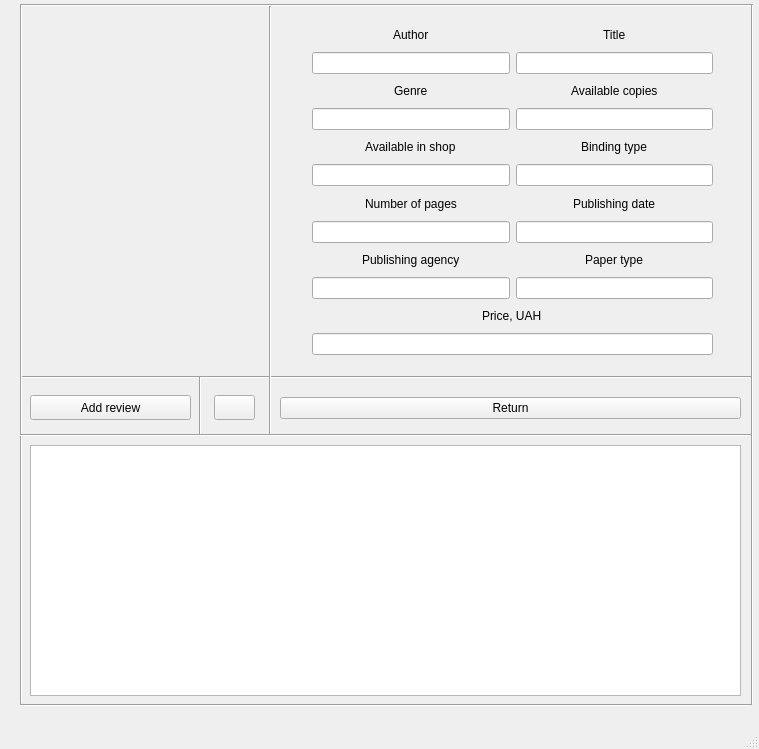
<?xml version="1.0" encoding="UTF-8"?>
<ui version="4.0">
 <class>MainWindow</class>
 <widget class="QMainWindow" name="MainWindow">
  <property name="geometry">
   <rect>
    <x>0</x>
    <y>0</y>
    <width>759</width>
    <height>749</height>
   </rect>
  </property>
  <property name="windowTitle">
   <string>MainWindow</string>
  </property>
  <widget class="QWidget" name="centralwidget">
   <widget class="Line" name="line">
    <property name="geometry">
     <rect>
      <x>20</x>
      <y>367</y>
      <width>731</width>
      <height>20</height>
     </rect>
    </property>
    <property name="orientation">
     <enum>Qt::Horizontal</enum>
    </property>
   </widget>
   <widget class="Line" name="line_2">
    <property name="geometry">
     <rect>
      <x>11</x>
      <y>4</y>
      <width>20</width>
      <height>700</height>
     </rect>
    </property>
    <property name="orientation">
     <enum>Qt::Vertical</enum>
    </property>
   </widget>
   <widget class="Line" name="line_3">
    <property name="geometry">
     <rect>
      <x>742</x>
      <y>4</y>
      <width>20</width>
      <height>701</height>
     </rect>
    </property>
    <property name="orientation">
     <enum>Qt::Vertical</enum>
    </property>
   </widget>
   <widget class="Line" name="line_4">
    <property name="geometry">
     <rect>
      <x>21</x>
      <y>-5</y>
      <width>731</width>
      <height>20</height>
     </rect>
    </property>
    <property name="orientation">
     <enum>Qt::Horizontal</enum>
    </property>
   </widget>
   <widget class="Line" name="line_5">
    <property name="geometry">
     <rect>
      <x>260</x>
      <y>6</y>
      <width>20</width>
      <height>429</height>
     </rect>
    </property>
    <property name="orientation">
     <enum>Qt::Vertical</enum>
    </property>
   </widget>
   <widget class="QWidget" name="gridLayoutWidget">
    <property name="geometry">
     <rect>
      <x>280</x>
      <y>391</y>
      <width>461</width>
      <height>34</height>
     </rect>
    </property>
    <layout class="QGridLayout" name="gridLayout">
     <item row="1" column="0">
      <widget class="QPushButton" name="return_button">
       <property name="layoutDirection">
        <enum>Qt::LeftToRight</enum>
       </property>
       <property name="text">
        <string>Return</string>
       </property>
       <property name="icon">
        <iconset>
         <normaloff>../frontend/images/check_mark.png</normaloff>../frontend/images/check_mark.png</iconset>
       </property>
       <property name="iconSize">
        <size>
         <width>32</width>
         <height>16</height>
        </size>
       </property>
      </widget>
     </item>
    </layout>
   </widget>
   <widget class="QLabel" name="book_image_label">
    <property name="geometry">
     <rect>
      <x>36</x>
      <y>25</y>
      <width>211</width>
      <height>331</height>
     </rect>
    </property>
    <property name="text">
     <string/>
    </property>
   </widget>
   <widget class="Line" name="line_7">
    <property name="geometry">
     <rect>
      <x>20</x>
      <y>695</y>
      <width>731</width>
      <height>20</height>
     </rect>
    </property>
    <property name="orientation">
     <enum>Qt::Horizontal</enum>
    </property>
   </widget>
   <widget class="QTableWidget" name="reviews_table">
    <property name="geometry">
     <rect>
      <x>30</x>
      <y>445</y>
      <width>711</width>
      <height>251</height>
     </rect>
    </property>
   </widget>
   <widget class="QPushButton" name="add_review_button">
    <property name="geometry">
     <rect>
      <x>30</x>
      <y>395</y>
      <width>161</width>
      <height>25</height>
     </rect>
    </property>
    <property name="text">
     <string>Add review</string>
    </property>
    <property name="icon">
     <iconset>
      <normaloff>../frontend/images/leave_review.png</normaloff>../frontend/images/leave_review.png</iconset>
    </property>
   </widget>
   <widget class="QPushButton" name="update_reviews_button">
    <property name="geometry">
     <rect>
      <x>214</x>
      <y>395</y>
      <width>41</width>
      <height>25</height>
     </rect>
    </property>
    <property name="text">
     <string/>
    </property>
    <property name="icon">
     <iconset>
      <normaloff>../frontend/images/update_icon.png</normaloff>../frontend/images/update_icon.png</iconset>
    </property>
   </widget>
   <widget class="Line" name="line_8">
    <property name="geometry">
     <rect>
      <x>20</x>
      <y>425</y>
      <width>731</width>
      <height>20</height>
     </rect>
    </property>
    <property name="orientation">
     <enum>Qt::Horizontal</enum>
    </property>
   </widget>
   <widget class="QWidget" name="layoutWidget">
    <property name="geometry">
     <rect>
      <x>312</x>
      <y>24</y>
      <width>401</width>
      <height>331</height>
     </rect>
    </property>
    <layout class="QGridLayout" name="book_info_left_layout">
     <item row="3" column="1">
      <widget class="QLineEdit" name="available_copies_line_edit">
       <property name="readOnly">
        <bool>true</bool>
       </property>
      </widget>
     </item>
     <item row="7" column="0">
      <widget class="QLineEdit" name="number_of_pages_line_edit">
       <property name="readOnly">
        <bool>true</bool>
       </property>
      </widget>
     </item>
     <item row="8" column="0" alignment="Qt::AlignHCenter">
      <widget class="QLabel" name="label">
       <property name="text">
        <string>Publishing agency</string>
       </property>
      </widget>
     </item>
     <item row="3" column="0">
      <widget class="QLineEdit" name="genre_line_edit">
       <property name="readOnly">
        <bool>true</bool>
       </property>
      </widget>
     </item>
     <item row="0" column="1" alignment="Qt::AlignHCenter">
      <widget class="QLabel" name="book_title_label">
       <property name="text">
        <string>Title</string>
       </property>
      </widget>
     </item>
     <item row="6" column="1" alignment="Qt::AlignHCenter">
      <widget class="QLabel" name="label_12">
       <property name="text">
        <string>Publishing date</string>
       </property>
      </widget>
     </item>
     <item row="2" column="0" alignment="Qt::AlignHCenter">
      <widget class="QLabel" name="book_genre_label">
       <property name="text">
        <string>Genre</string>
       </property>
      </widget>
     </item>
     <item row="1" column="1">
      <widget class="QLineEdit" name="title_line_edit">
       <property name="readOnly">
        <bool>true</bool>
       </property>
      </widget>
     </item>
     <item row="4" column="1" alignment="Qt::AlignHCenter">
      <widget class="QLabel" name="binding_type_label">
       <property name="text">
        <string>Binding type</string>
       </property>
      </widget>
     </item>
     <item row="7" column="1">
      <widget class="QLineEdit" name="publishing_date_line_edit">
       <property name="readOnly">
        <bool>true</bool>
       </property>
      </widget>
     </item>
     <item row="5" column="0">
      <widget class="QLineEdit" name="available_in_shop_line_edit">
       <property name="readOnly">
        <bool>true</bool>
       </property>
      </widget>
     </item>
     <item row="10" column="0">
      <widget class="QLineEdit" name="publishing_agency_line_edit"/>
     </item>
     <item row="0" column="0" alignment="Qt::AlignHCenter">
      <widget class="QLabel" name="author_label">
       <property name="text">
        <string>Author</string>
       </property>
      </widget>
     </item>
     <item row="1" column="0">
      <widget class="QLineEdit" name="author_line_edit">
       <property name="readOnly">
        <bool>true</bool>
       </property>
      </widget>
     </item>
     <item row="8" column="1" alignment="Qt::AlignHCenter">
      <widget class="QLabel" name="paper_type_label">
       <property name="text">
        <string>Paper type</string>
       </property>
      </widget>
     </item>
     <item row="6" column="0" alignment="Qt::AlignHCenter">
      <widget class="QLabel" name="number_of_pages_labels">
       <property name="text">
        <string>Number of pages</string>
       </property>
      </widget>
     </item>
     <item row="4" column="0" alignment="Qt::AlignHCenter">
      <widget class="QLabel" name="available_in_shop_label">
       <property name="text">
        <string>Available in shop</string>
       </property>
      </widget>
     </item>
     <item row="2" column="1" alignment="Qt::AlignHCenter">
      <widget class="QLabel" name="available_copies_label">
       <property name="text">
        <string>Available copies</string>
       </property>
      </widget>
     </item>
     <item row="5" column="1">
      <widget class="QLineEdit" name="binding_type_line_edit">
       <property name="readOnly">
        <bool>true</bool>
       </property>
      </widget>
     </item>
     <item row="12" column="0" colspan="2">
      <widget class="QLineEdit" name="book_price_line_edit"/>
     </item>
     <item row="10" column="1">
      <widget class="QLineEdit" name="paper_type_line_edit">
       <property name="sizePolicy">
        <sizepolicy hsizetype="MinimumExpanding" vsizetype="Fixed">
         <horstretch>0</horstretch>
         <verstretch>0</verstretch>
        </sizepolicy>
       </property>
       <property name="readOnly">
        <bool>true</bool>
       </property>
      </widget>
     </item>
     <item row="11" column="0" colspan="2" alignment="Qt::AlignHCenter">
      <widget class="QLabel" name="price_label">
       <property name="text">
        <string>Price, UAH</string>
       </property>
      </widget>
     </item>
    </layout>
   </widget>
   <widget class="Line" name="line_11">
    <property name="geometry">
     <rect>
      <x>190</x>
      <y>376</y>
      <width>20</width>
      <height>59</height>
     </rect>
    </property>
    <property name="orientation">
     <enum>Qt::Vertical</enum>
    </property>
   </widget>
  </widget>
  <widget class="QMenuBar" name="menubar">
   <property name="geometry">
    <rect>
     <x>0</x>
     <y>0</y>
     <width>759</width>
     <height>22</height>
    </rect>
   </property>
  </widget>
  <widget class="QStatusBar" name="statusbar"/>
 </widget>
 <resources/>
 <connections/>
</ui>
